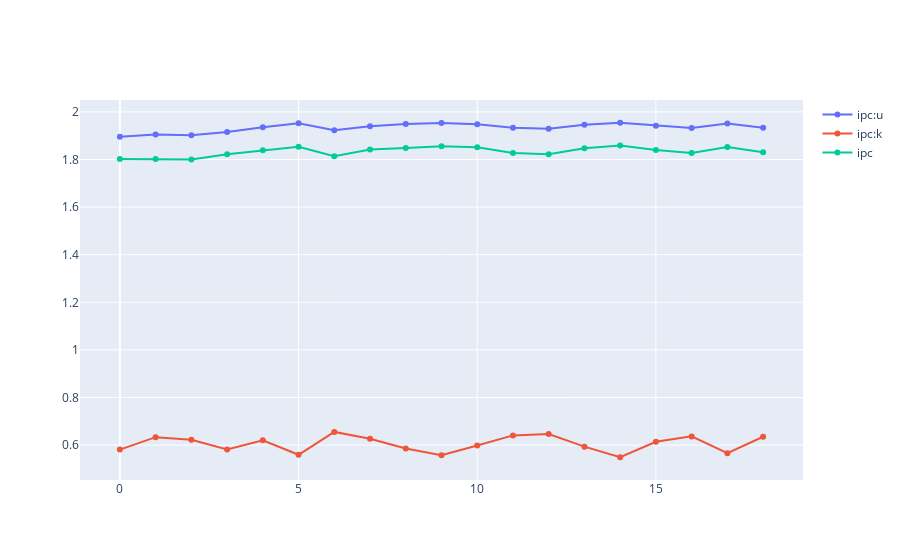

Notebook cell for this chart:
### Code cell
ipc = po.Figure()
ipc.add_trace(po.Scatter(y=counters["i:u"] / counters["c:u"], name="ipc:u"))
ipc.add_trace(po.Scatter(y=counters["i:k"] / counters["c:k"], name="ipc:k"))
ipc.add_trace(po.Scatter(y=(counters["i:k"] + counters["i:u"]) / (counters["c:k"] + counters["c:u"]), name="ipc"))

### Figure 1 — Plotly figure (JSON) as saved in the notebook; plotly's stock layout.template omitted (floating-point values rounded to 4 significant figures)
{"data": [{"name": "ipc:u", "type": "scatter", "y": [1.896, 1.905, 1.902, 1.915, 1.936, 1.952, 1.923, 1.94, 1.949, 1.953, 1.948, 1.933, 1.93, 1.946, 1.954, 1.942, 1.932, 1.951, 1.933]}, {"name": "ipc:k", "type": "scatter", "y": [0.5811, 0.6334, 0.6221, 0.5821, 0.6204, 0.5594, 0.6555, 0.6268, 0.5858, 0.5575, 0.598, 0.6408, 0.6462, 0.5936, 0.549, 0.6138, 0.6367, 0.5663, 0.635]}, {"name": "ipc", "type": "scatter", "y": [1.802, 1.802, 1.8, 1.822, 1.839, 1.854, 1.814, 1.842, 1.848, 1.856, 1.851, 1.827, 1.822, 1.848, 1.859, 1.84, 1.827, 1.852, 1.83]}], "layout": {}}
